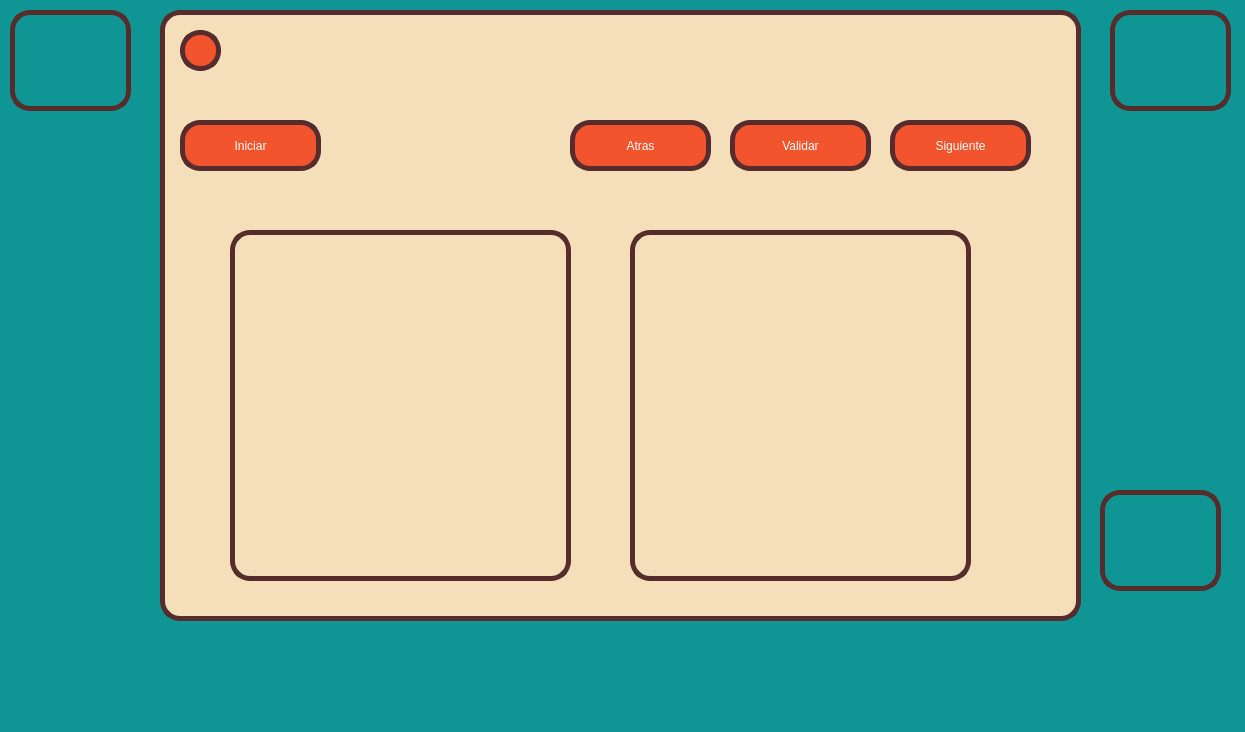
<?xml version="1.0" encoding="UTF-8"?>
<ui version="4.0">
 <class>MainWindow</class>
 <widget class="QMainWindow" name="MainWindow">
  <property name="geometry">
   <rect>
    <x>0</x>
    <y>0</y>
    <width>1245</width>
    <height>732</height>
   </rect>
  </property>
  <property name="windowTitle">
   <string>MainWindow</string>
  </property>
  <property name="styleSheet">
   <string notr="true">background-color: rgb(14, 149, 148);</string>
  </property>
  <widget class="QWidget" name="centralwidget">
   <widget class="QFrame" name="frame">
    <property name="geometry">
     <rect>
      <x>160</x>
      <y>10</y>
      <width>921</width>
      <height>611</height>
     </rect>
    </property>
    <property name="styleSheet">
     <string notr="true">background-color: rgb(245, 223, 187);
 border: 5px solid rgb(86, 44, 44);
    border-radius: 20px;</string>
    </property>
    <property name="frameShape">
     <enum>QFrame::StyledPanel</enum>
    </property>
    <property name="frameShadow">
     <enum>QFrame::Raised</enum>
    </property>
    <widget class="QPushButton" name="Btn_Abrir">
     <property name="geometry">
      <rect>
       <x>20</x>
       <y>20</y>
       <width>41</width>
       <height>41</height>
      </rect>
     </property>
     <property name="styleSheet">
      <string notr="true">QPushButton {
	font: 75 16pt &quot;Agency FB&quot;;
    color: rgb(255, 255, 255);
    background-color: rgb(242, 84, 45);
    border: 5px solid rgb(86, 44, 44);
    border-radius: 20px;
}
QPushButton:hover {
    background-color: rgb(18, 116, 117) ;
}</string>
     </property>
     <property name="text">
      <string/>
     </property>
    </widget>
    <widget class="QPushButton" name="Btn_Iniciar">
     <property name="geometry">
      <rect>
       <x>20</x>
       <y>110</y>
       <width>141</width>
       <height>51</height>
      </rect>
     </property>
     <property name="styleSheet">
      <string notr="true">QPushButton {
	font: 75 16pt &quot;Agency FB&quot;;
    color: rgb(255, 255, 255);
    background-color: rgb(242, 84, 45);
    border: 5px solid rgb(86, 44, 44);
    border-radius: 20px;
}
QPushButton:hover {
    background-color: rgb(18, 116, 117) ;
}</string>
     </property>
     <property name="text">
      <string>Iniciar</string>
     </property>
    </widget>
    <widget class="QLabel" name="Imagenes_PC">
     <property name="geometry">
      <rect>
       <x>70</x>
       <y>220</y>
       <width>341</width>
       <height>351</height>
      </rect>
     </property>
     <property name="font">
      <font>
       <family>Agency FB</family>
       <pointsize>16</pointsize>
       <weight>75</weight>
       <bold>true</bold>
      </font>
     </property>
     <property name="text">
      <string/>
     </property>
     <property name="pixmap">
      <pixmap resource="../Recursos.qrc">:/Imagenes/Media/__voyager_reverse_1999_drawn_by_konohana_weibo__c0e7302d2c1ba8e61c6305cb504bed5e.jpg</pixmap>
     </property>
     <property name="scaledContents">
      <bool>true</bool>
     </property>
    </widget>
    <widget class="QLabel" name="Imagenes_Usuario">
     <property name="geometry">
      <rect>
       <x>470</x>
       <y>220</y>
       <width>341</width>
       <height>351</height>
      </rect>
     </property>
     <property name="font">
      <font>
       <family>Agency FB</family>
       <pointsize>16</pointsize>
       <weight>75</weight>
       <bold>true</bold>
      </font>
     </property>
     <property name="text">
      <string/>
     </property>
     <property name="pixmap">
      <pixmap resource="../Recursos.qrc">:/Imagenes/Media/__voyager_reverse_1999_drawn_by_konohana_weibo__c0e7302d2c1ba8e61c6305cb504bed5e.jpg</pixmap>
     </property>
     <property name="scaledContents">
      <bool>true</bool>
     </property>
    </widget>
    <widget class="QPushButton" name="Btn_validar">
     <property name="geometry">
      <rect>
       <x>570</x>
       <y>110</y>
       <width>141</width>
       <height>51</height>
      </rect>
     </property>
     <property name="styleSheet">
      <string notr="true">QPushButton {
	font: 75 16pt &quot;Agency FB&quot;;
    color: rgb(255, 255, 255);
    background-color: rgb(242, 84, 45);
    border: 5px solid rgb(86, 44, 44);
    border-radius: 20px;
}
QPushButton:hover {
    background-color: rgb(18, 116, 117) ;
}</string>
     </property>
     <property name="text">
      <string>Validar</string>
     </property>
    </widget>
    <widget class="QPushButton" name="Btn_Atras">
     <property name="geometry">
      <rect>
       <x>410</x>
       <y>110</y>
       <width>141</width>
       <height>51</height>
      </rect>
     </property>
     <property name="styleSheet">
      <string notr="true">QPushButton {
	font: 75 16pt &quot;Agency FB&quot;;
    color: rgb(255, 255, 255);
    background-color: rgb(242, 84, 45);
    border: 5px solid rgb(86, 44, 44);
    border-radius: 20px;
}
QPushButton:hover {
    background-color: rgb(18, 116, 117) ;
}</string>
     </property>
     <property name="text">
      <string>Atras</string>
     </property>
    </widget>
    <widget class="QPushButton" name="Btn_Siguiente">
     <property name="geometry">
      <rect>
       <x>730</x>
       <y>110</y>
       <width>141</width>
       <height>51</height>
      </rect>
     </property>
     <property name="styleSheet">
      <string notr="true">QPushButton {
	font: 75 16pt &quot;Agency FB&quot;;
    color: rgb(255, 255, 255);
    background-color: rgb(242, 84, 45);
    border: 5px solid rgb(86, 44, 44);
    border-radius: 20px;
}
QPushButton:hover {
    background-color: rgb(18, 116, 117) ;
}</string>
     </property>
     <property name="text">
      <string>Siguiente</string>
     </property>
    </widget>
   </widget>
   <widget class="QLabel" name="label">
    <property name="geometry">
     <rect>
      <x>10</x>
      <y>10</y>
      <width>121</width>
      <height>101</height>
     </rect>
    </property>
    <property name="styleSheet">
     <string notr="true"> border: 5px solid rgb(86, 44, 44);
    border-radius: 20px;</string>
    </property>
    <property name="text">
     <string/>
    </property>
    <property name="pixmap">
     <pixmap resource="../Recursos.qrc">:/Imagenes/Media/UAT.jpg</pixmap>
    </property>
    <property name="scaledContents">
     <bool>true</bool>
    </property>
   </widget>
   <widget class="QLabel" name="label_2">
    <property name="geometry">
     <rect>
      <x>1110</x>
      <y>10</y>
      <width>121</width>
      <height>101</height>
     </rect>
    </property>
    <property name="styleSheet">
     <string notr="true"> border: 5px solid rgb(86, 44, 44);
    border-radius: 20px;</string>
    </property>
    <property name="text">
     <string/>
    </property>
    <property name="pixmap">
     <pixmap resource="../Recursos.qrc">:/Imagenes/Media/FI.jpg</pixmap>
    </property>
    <property name="scaledContents">
     <bool>true</bool>
    </property>
   </widget>
   <widget class="QLabel" name="label_3">
    <property name="geometry">
     <rect>
      <x>1100</x>
      <y>490</y>
      <width>121</width>
      <height>101</height>
     </rect>
    </property>
    <property name="styleSheet">
     <string notr="true"> border: 5px solid rgb(86, 44, 44);
    border-radius: 20px;</string>
    </property>
    <property name="text">
     <string/>
    </property>
    <property name="pixmap">
     <pixmap resource="../Recursos.qrc">:/Imagenes/Media/logo.jpg</pixmap>
    </property>
    <property name="scaledContents">
     <bool>true</bool>
    </property>
   </widget>
  </widget>
  <widget class="QMenuBar" name="menubar">
   <property name="geometry">
    <rect>
     <x>0</x>
     <y>0</y>
     <width>1245</width>
     <height>26</height>
    </rect>
   </property>
  </widget>
  <widget class="QStatusBar" name="statusbar"/>
 </widget>
 <resources>
  <include location="../Recursos.qrc"/>
  <include location="../../../../../../Program Files (x86)/Recursos.qrc"/>
 </resources>
 <connections/>
</ui>
